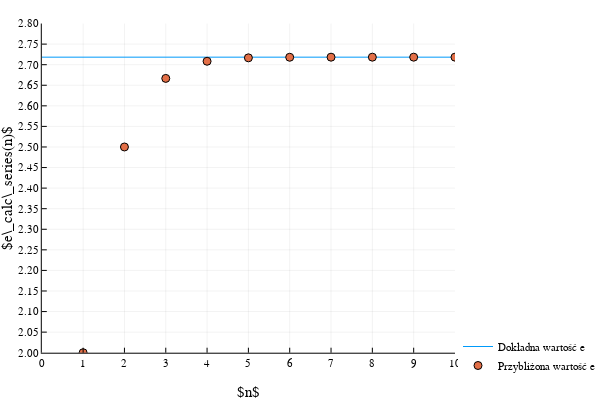

Source (notebook cell):
### Code cell
xs = 0:10
approx = map(x -> calc_e_series(BigFloat(x)), xs)
plot(
    xs, 
    xticks=0:1:10, 
    yticks=2.0:0.05:3.0, 
    xlims=(0, 10),
    ylims=(2.0, 2.8),
    map(x -> BigFloat(MathConstants.e), xs),
    xlabel="\$n\$", 
    ylabel="\$e\\_calc\\_series(n)\$", 
    seriestype="line",
    label = "Dokładna wartość e",
    legend = :bottomright
)
scatter!(
    xs,
    approx,
    label = "Przybliżona wartość e"
)

### Figure 1 — Plotly figure (JSON) as saved in the notebook; plotly's stock layout.template omitted (floating-point values rounded to 4 significant figures)
{"data": [{"colorbar": {"title": ""}, "hoverinfo": "text", "legendgroup": "Dokładna wartość e", "line": {"color": "rgba(0, 154, 250, 1.000)", "dash": "solid", "shape": "linear", "width": 1}, "mode": "lines", "name": "Dokładna wartość e", "showlegend": true, "text": [null, null, null, null, null, null, null, null, null, null, null], "type": "scatter", "x": [0, 1, 2, 3, 4, 5, 6, 7, 8, 9, 10], "xaxis": "x1", "y": [2.718, 2.718, 2.718, 2.718, 2.718, 2.718, 2.718, 2.718, 2.718, 2.718, 2.718], "yaxis": "y1", "zmax": 0.1, "zmin": -0.1}, {"colorbar": {"title": ""}, "hoverinfo": "text", "legendgroup": "Przybliżona wartość e", "marker": {"color": "rgba(227, 111, 71, 1.000)", "line": {"color": "rgba(0, 0, 0, 1.000)", "width": 1}, "size": 8, "symbol": "circle"}, "mode": "markers", "name": "Przybliżona wartość e", "showlegend": true, "text": [null, null, null, null, null, null, null, null, null, null, null], "type": "scatter", "x": [0, 1, 2, 3, 4, 5, 6, 7, 8, 9, 10], "xaxis": "x1", "y": [1, 2, 2.5, 2.667, 2.708, 2.717, 2.718, 2.718, 2.718, 2.718, 2.718], "yaxis": "y1", "zmax": 0.1, "zmin": -0.1}], "layout": {"annotations": [], "height": 400, "legend": {"bgcolor": "rgba(255, 255, 255, 1.000)", "bordercolor": "rgba(0, 0, 0, 1.000)", "font": {"color": "rgba(0, 0, 0, 1.000)", "family": "sans-serif", "size": 11}, "tracegroupgap": 0, "x": 1, "y": 0}, "margin": {"b": 20, "l": 0, "r": 0, "t": 20}, "paper_bgcolor": "rgba(255, 255, 255, 1.000)", "plot_bgcolor": "rgba(255, 255, 255, 1.000)", "showlegend": true, "width": 600, "xaxis": {"anchor": "y1", "domain": [0.09128, 0.9934], "gridcolor": "rgba(0, 0, 0, 0.100)", "gridwidth": 0.5, "linecolor": "rgba(0, 0, 0, 1.000)", "mirror": false, "range": [0, 10], "showgrid": true, "showline": true, "showticklabels": true, "tickangle": 0, "tickcolor": "rgb(0, 0, 0)", "tickfont": {"color": "rgba(0, 0, 0, 1.000)", "family": "sans-serif", "size": 11}, "tickmode": "array", "ticks": "inside", "ticktext": ["0", "1", "2", "3", "4", "5", "6", "7", "8", "9", "10"], "tickvals": [0, 1, 2, 3, 4, 5, 6, 7, 8, 9, 10], "title": "$n$", "titlefont": {"color": "rgba(0, 0, 0, 1.000)", "family": "sans-serif", "size": 15}, "type": "-", "visible": true, "zeroline": false, "zerolinecolor": "rgba(0, 0, 0, 1.000)"}, "yaxis": {"anchor": "x1", "domain": [0.07581, 0.9902], "gridcolor": "rgba(0, 0, 0, 0.100)", "gridwidth": 0.5, "linecolor": "rgba(0, 0, 0, 1.000)", "mirror": false, "range": [2, 2.8], "showgrid": true, "showline": true, "showticklabels": true, "tickangle": 0, "tickcolor": "rgb(0, 0, 0)", "tickfont": {"color": "rgba(0, 0, 0, 1.000)", "family": "sans-serif", "size": 11}, "tickmode": "array", "ticks": "inside", "ticktext": ["2.00", "2.05", "2.10", "2.15", "2.20", "2.25", "2.30", "2.35", "2.40", "2.45", "2.50", "2.55", "2.60", "2.65", "2.70", "2.75", "2.80"], "tickvals": [2, 2.05, 2.1, 2.15, 2.2, 2.25, 2.3, 2.35, 2.4, 2.45, 2.5, 2.55, 2.6, 2.65, 2.7, 2.75, 2.8], "title": "$e\\_calc\\_series(n)$", "titlefont": {"color": "rgba(0, 0, 0, 1.000)", "family": "sans-serif", "size": 15}, "type": "-", "visible": true, "zeroline": false, "zerolinecolor": "rgba(0, 0, 0, 1.000)"}}}
